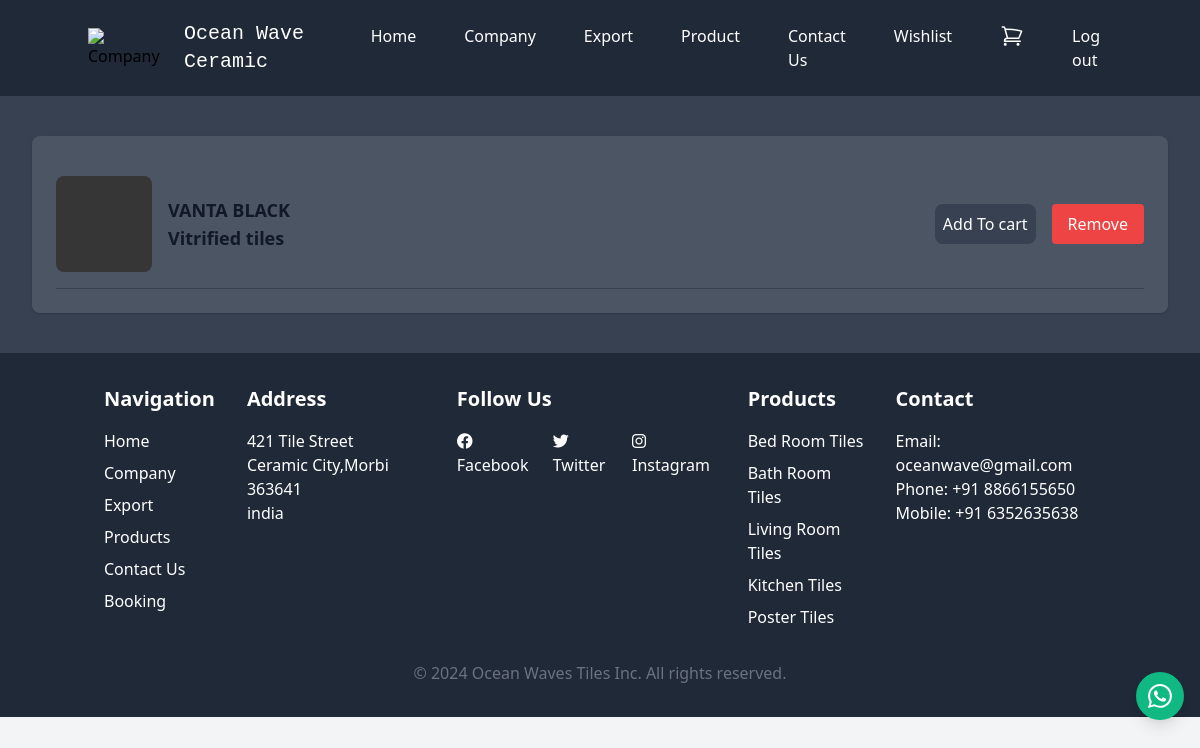
The page /wishlist.php (signed in) on the database its author committed.
### tables this page shows
CREATE TABLE `product` (
  `id` int(11) NOT NULL,
  `name` varchar(50) NOT NULL,
  `price` int(11) NOT NULL,
  `category` varchar(50) NOT NULL,
  `image` varchar(200) NOT NULL
);

### wishlist.php (the view, shortened to what this page needs)
<?php include("header_and_footers/header.php"); ?>
    <main class="py-10 bg-gray-700">
        <div class="max-w-7xl mx-auto px-4 sm:px-6 lg:px-8 space-y-4">
            <div class="bg-gray-600  shadow overflow-hidden sm:rounded-lg p-6 ">
                 <?php
                    include('connection.php');
                    if($res=mysqli_query($conn,"SELECT * FROM `wishlist` WHERE `user_email`='". $_SESSION['user_email'] ."'")){
                        $num = mysqli_num_rows($res);
                        if($num==0){
                            echo '<div class="flex items-center justify-between py-4 border-b border-gray-700">
                    <div class="flex items-center">
                        <div class="ml-4">
                            <h2 class="text-lg font-semibold text-gray-900">Cart is empty.</h2>
                        </div>
                    </div>
                </div>';
                        }
                        else{
                        while($row=mysqli_fetch_assoc($res)){
                            $prod_id = $row['prod_id'];
                            if($res2=mysqli_query($conn,"SELECT * FROM `product` WHERE `id`='$prod_id'")){
                                while($inner_row=mysqli_fetch_assoc($res2)){
                                    echo '<div class="flex items-center justify-between py-4 border-b border-gray-700">
                    <div class="flex items-center">
                        <img class="h-24 w-24 rounded-lg object-cover" src="'. $inner_row['image'] .'" alt="Tile Image">
                        <div class="ml-4">
                            <h2 class="text-lg font-semibold text-gray-900">'. $inner_row['name'] .'</h2>
                            <h2 class="text-lg font-semibold text-gray-900">'. $inner_row['category'] .'</h2>
                        </div>
                    </div>
                    <div class="flex space-x-4">
                            <button class="addToCart bg-gray-700 text-white px-2 py-2 rounded-lg hover:bg-indigo-600" name="submit" product_id="'. $inner_row['id'] .'" user="'. $_SESSION['user_email'] .'">Add To cart</button>
                        <button class="removeFromWishlist bg-red-500 text-white px-4 py-2 rounded hover:bg-red-600 " pid="'. $inner_row['id'] .'" user="'. $_SESSION['user_email'] .'">Remove</button>
                    </div>
                </div>';
                                }
                            }
                        }
                    }
                    }
                 ?>
            </div>
        </div>
    </main>
            <?php include("header_and_footers/footer.php"); ?>

### rows shown on the page
product: image (picture), name "VANTA BLACK", category "Vitrified tiles"
